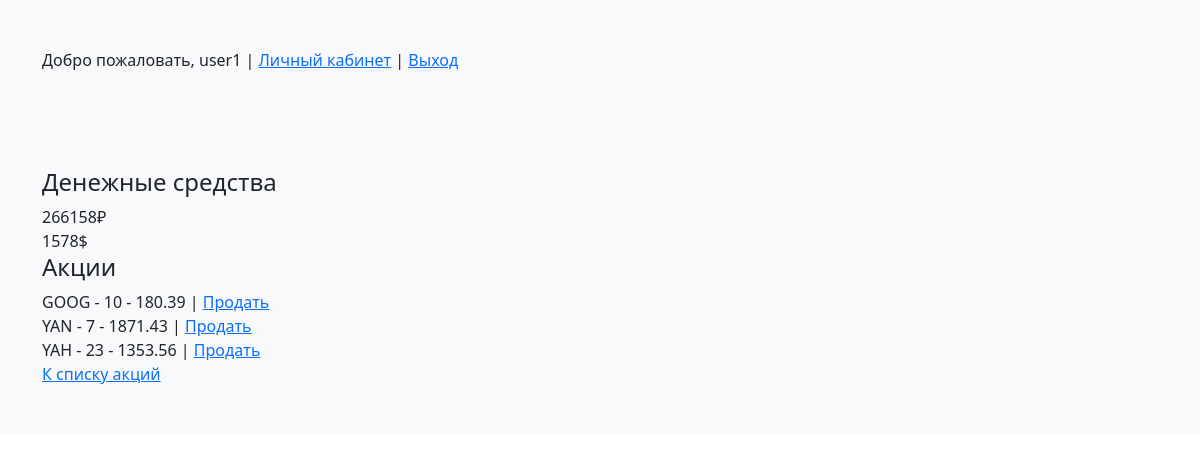
Screenshot of /stock/account/ (signed in) with the database file from the repository.
### stock/models.py (models this page shows, shortened)
class Stock(models.Model):
    name = models.CharField(max_length=40)
    ticket = models.CharField(max_length=4, default="NULL")
    description = models.TextField(null=True, blank=True)
    currency = models.ForeignKey('Currency', null=True, on_delete=models.SET_NULL)
    logo = models.ImageField(null=True, blank=True)

class AccountStock(models.Model):
    account = models.ForeignKey(Account, on_delete=models.CASCADE)
    stock = models.ForeignKey(Stock, on_delete=models.CASCADE)
    amount = models.IntegerField(default=0)
    average_buy_cost = models.DecimalField(null=True, blank=True, decimal_places=2, max_digits=6)
    class Meta:
        unique_together = ['account', 'stock']

### stock/views.py (the view)
# urls.py: path('account/', account, name='account'),
@login_required
def account(request):
    acc_currencies = cache.get(f'currencies_{request.user.username}')
    acc_stocks = cache.get(f'stocks_{request.user.username}')
    stocks = Stock.objects.all()
    if acc_currencies is None:
        acc_currencies = [
            {
                'amount': acc_currency.amount,
                'sign': acc_currency.currency.sign
            } for acc_currency in request.user.account.accountcurrency_set.select_related('currency') if acc_currency.amount != 0
        ]
        cache.set(f'currencies_{request.user.username}', acc_currencies, 300)
    if acc_stocks is None:
        acc_stocks = [
            {
                'ticket': acc_stock.stock.ticket,
                'amount': acc_stock.amount,
                'avg': acc_stock.average_buy_cost,
                'pk': acc_stock.stock.pk
            } for acc_stock in request.user.account.accountstock_set.select_related('stock').all() if acc_stock.amount != 0
        ]
        cache.set(f'stocks_{request.user.username}', acc_stocks, 300)
    context = {
        'acc_currencies': acc_currencies,
        'acc_stocks': acc_stocks,
        'stocks': stocks
    }
    return render(request, template_name='account.html', context=context)

### stock/templates/account.html (shortened to what this page needs)
<!DOCTYPE html>
<html lang="en">
<head>
</head>
<body>
    {% extends 'base.html' %}
    {% block content %}
        <div>
            <h4>Денежные средства</h4>
            {% for acc_currency in acc_currencies %}
                <div>{{ acc_currency.amount }}{{ acc_currency.sign }}</div>
            {% endfor %}
        </div>
        <div>
            <h4>Акции</h4>
            {% for acc_stock in acc_stocks %}
                <div>{{ acc_stock.ticket }} - {{ acc_stock.amount }} - {{ acc_stock.avg }} | <a href="{% url 'stock:detail' acc_stock.pk %}">Продать</a></div>
            {% endfor %}
        </div>
        <div>
            <a href="{% url 'stock:list' %}">К списку акций</a>
        </div>
    {% endblock %}

### stock/templates/base.html (shortened to what this page needs)
{% load static %}
<!DOCTYPE html>
<html lang="en">
<head>
    <link rel="stylesheet" href="{% static 'css/bootstrap.min.css' %}">
</head>
<body>
    <main>
        <div class="py-5 bg-light">
            <div class="container">
                <div class="row row-cols-1">
                    <div class="col">
                        {% if user.is_authenticated %}
                            <span>Добро пожаловать, {{ user.username }}</span> | <a href="{% url 'stock:account' %}">Личный кабинет</a> | <a href="{% url 'logout' %}">Выход</a>
                        {% else %}
                            <a href="{% url 'login' %}">Вход</a>
                        {% endif %}
                    </div>
                </div>
            </div>
        </div>
        <div class="py-5 bg-light">
            <div class="container">
                <div class="row row-cols-1">
                    <div class="col">
                        {% block content %}{% endblock %}
                    </div>
                </div>
            </div>
        </div>
    </main>
</body>
</html>

### rows the page displays
Stock: ticket "GOOG"
AccountStock: avg "180.39"
Stock: ticket "YAN"
AccountStock: avg "1871.43"
Stock: ticket "YAH"
AccountStock: avg "1353.56"

### other values shown
{{ user.username }} "user1"
{{ acc_currency.amount }} "266158" "1578"
{{ acc_currency.sign }} "₽" "$"
{{ acc_stock.amount }} "10" "7" "23"
